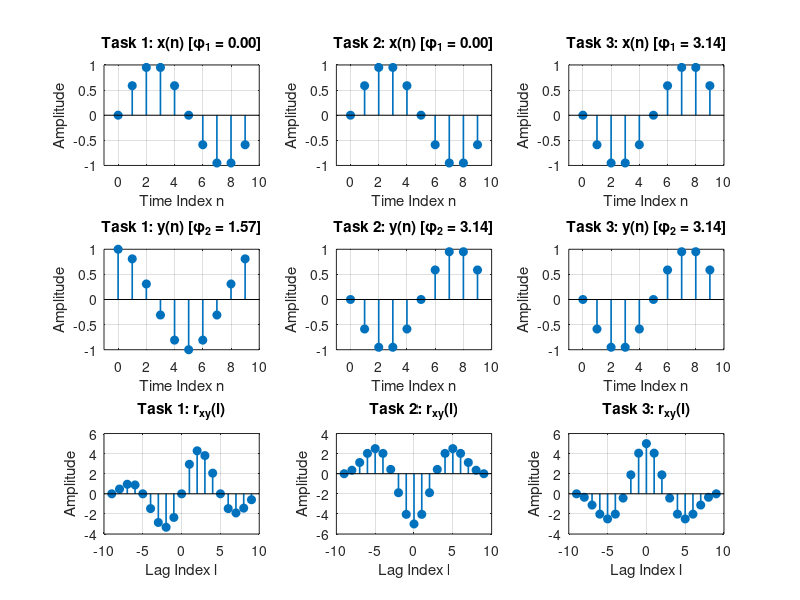

MATLAB code to generate this figure:
% Clear workspace, command window, and close figures
clc;
clear;
close all;

% Initialize simulation parameters
sampleIndices = 0:9;
signalFrequency = 0.1;
signalOriginIndex = 1;

% Define phase shifts [phi1, phi2] for Task 1, Task 2, and Task 3
phaseConfigurations = [ ...
    0,     pi/2;   % Task 1: 90-degree phase shift on y(n)
    0,     pi;     % Task 2: 180-degree phase shift on y(n)
    pi,    pi      % Task 3: In-phase shift on both x(n) and y(n)
];

numTasks = size(phaseConfigurations, 1);

% Compute time index vectors
timeIndicesX = (0:length(sampleIndices) - 1) - signalOriginIndex + 1;
timeIndicesY = (0:length(sampleIndices) - 1) - signalOriginIndex + 1;
lagIndices = (timeIndicesX(1) - timeIndicesY(end)) : (timeIndicesX(end) - timeIndicesY(1));

% Initialize figure window for combined phase change comparison
figure('Name', 'Cross-Correlation Analysis Across Phase Configurations', 'NumberTitle', 'off');

% Process each phase configuration loop
for taskIndex = 1:numTasks
    
    % Extract phase values for current task
    phi1 = phaseConfigurations(taskIndex, 1);
    phi2 = phaseConfigurations(taskIndex, 2);
    
    % Generate discrete-time sinusoidal signals
    signalX = sin(2 * pi * signalFrequency * sampleIndices + phi1);
    signalY = sin(2 * pi * signalFrequency * sampleIndices + phi2);
    
    % Compute cross-correlation and peak location
    crossCorr = xcorr(signalX, signalY);
    [maxCorrValue, maxCorrIndex] = max(crossCorr);
    zeroLagValue = crossCorr(lagIndices == 0);
    
    % Display numerical output to Command Window
    fprintf('=== Task %d (phi1 = %.2f, phi2 = %.2f) ===\n', taskIndex, phi1, phi2);
    fprintf('Correlation at lag zero : %.4f\n', zeroLagValue);
    fprintf('Maximum correlation lag  : %d (Value: %.4f)\n\n', lagIndices(maxCorrIndex), maxCorrValue);
    
    % Plot signal x(n)
    subplot(3, numTasks, taskIndex);
    stem(timeIndicesX, signalX, 'filled', 'LineWidth', 1.2);
    title(sprintf('Task %d: x(n) [\\phi_1 = %.2f]', taskIndex, phi1));
    xlabel('Time Index n');
    ylabel('Amplitude');
    xlim([timeIndicesX(1) - 1, timeIndicesX(end) + 1]);
    grid on;
    
    % Plot signal y(n)
    subplot(3, numTasks, taskIndex + numTasks);
    stem(timeIndicesY, signalY, 'filled', 'LineWidth', 1.2);
    title(sprintf('Task %d: y(n) [\\phi_2 = %.2f]', taskIndex, phi2));
    xlabel('Time Index n');
    ylabel('Amplitude');
    xlim([timeIndicesY(1) - 1, timeIndicesY(end) + 1]);
    grid on;
    
    % Plot cross-correlation r_xy(n)
    subplot(3, numTasks, taskIndex + 2 * numTasks);
    stem(lagIndices, crossCorr, 'filled', 'LineWidth', 1.2);
    title(sprintf('Task %d: r_{xy}(l)', taskIndex));
    xlabel('Lag Index l');
    ylabel('Amplitude');
    xlim([lagIndices(1) - 1, lagIndices(end) + 1]);
    grid on;
    
end
